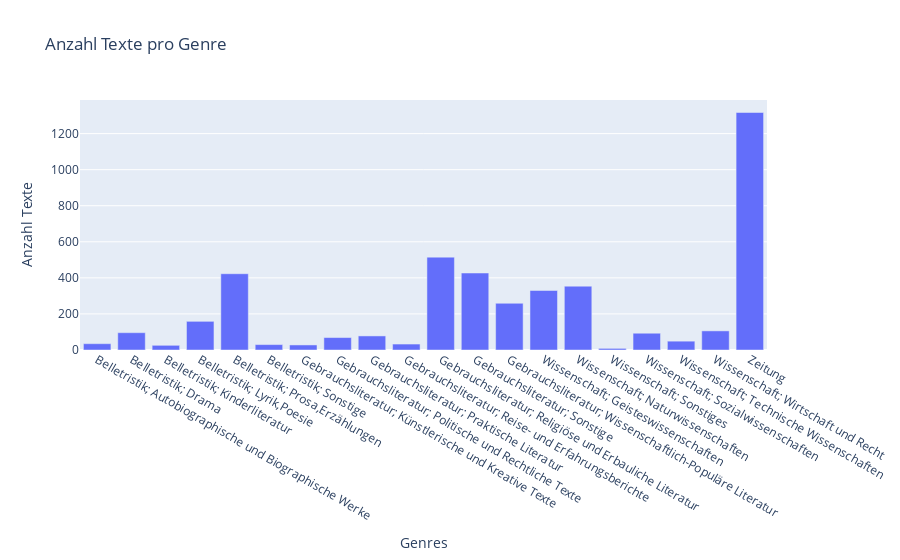

The cell this chart's notebook holds for it:
### Markdown cell above
Nun können die Genres visualisiert werden! Zunächst einmal die Verteilung über alle Genrestrata, dann spezifisch innerhalb der Hauptklassen.

### Code cell
import sqlite3
import pandas as pd
import plotly.graph_objects as go

con = sqlite3.connect("Datenbank.db")
query = """SELECT genrestratum FROM my_data"""

df = pd.read_sql_query(query, con)

genre_count = df.groupby("genrestratum").size().reset_index(name="count")

fig = go.Figure(data=[go.Bar(name="Texte pro Genre", x=genre_count["genrestratum"], y=genre_count["count"])])

fig.update_layout(
    title="Anzahl Texte pro Genre",
    xaxis_title="Genres",
    yaxis_title="Anzahl Texte",
    hovermode="x"
)

fig.show()

### Figure 1 — Plotly figure (JSON) as saved in the notebook; plotly's stock layout.template omitted (floating-point values rounded to 4 significant figures)
{"data": [{"name": "Texte pro Genre", "type": "bar", "x": ["Belletristik; Autobiographische und Biographische Werke", "Belletristik; Drama", "Belletristik; Kinderliteratur", "Belletristik; Lyrik,Poesie", "Belletristik; Prosa,Erzählungen", "Belletristik; Sonstige", "Gebrauchsliteratur; Künstlerische und Kreative Texte", "Gebrauchsliteratur; Politische und Rechtliche Texte", "Gebrauchsliteratur; Praktische Literatur", "Gebrauchsliteratur; Reise- und Erfahrungsberichte", "Gebrauchsliteratur; Religiöse und Erbauliche Literatur", "Gebrauchsliteratur; Sonstige", "Gebrauchsliteratur; Wissenschaftlich-Populäre Literatur", "Wissenschaft; Geisteswissenschaften", "Wissenschaft; Naturwissenschaften", "Wissenschaft; Sonstiges", "Wissenschaft; Sozialwissenschaften", "Wissenschaft; Technische Wissenschaften", "Wissenschaft; Wirtschaft und Recht", "Zeitung"], "y": [35, 96, 26, 159, 423, 30, 28, 69, 78, 33, 515, 427, 259, 330, 354, 9, 93, 49, 106, 1317]}], "layout": {"hovermode": "x", "title": {"text": "Anzahl Texte pro Genre"}, "xaxis": {"title": {"text": "Genres"}}, "yaxis": {"title": {"text": "Anzahl Texte"}}}}
